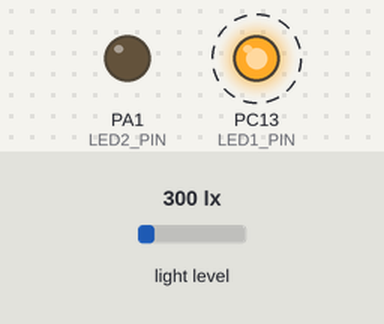
Bench run of a sketch on a simulated STM32 Blue Pill. Parts: output pins drawn as LEDs (lit = HIGH). Dashed ring = blinking. Inputs (shaded band) come from the test bench; at power-on: light level 300 lx. What the sketch prints to the serial monitor is not drawn.

Above: at 0.2 s.
Timing chart, 0 to 3.0 s (numbered marks = the images above):
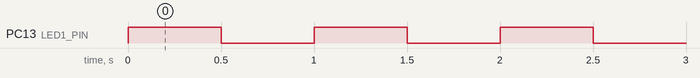

The sketch:

LAB6.ino
```cpp
#include <Arduino_FreeRTOS.h>
#include <queue.h>
#include <semphr.h>
#include <Wire.h>
#include <Adafruit_Sensor.h>
#include <Adafruit_TSL2561_U.h>

// STM32 I2C Configuration
#define I2C_SDA PB9  // Customize for your board
#define I2C_SCL PB8

// Hardware Pins
#define LED1_PIN    PC13  // Built-in LED (common on STM32 boards)
#define LED2_PIN    PA1
#define BUTTON_PIN  PA0

// TSL2561 Configuration
#define TSL2561_ADDR 0x39
#define MIN_LUX      0.0
#define MAX_LUX  40000.0

// FreeRTOS Objects
QueueHandle_t xButtonQueue;
SemaphoreHandle_t xSerialMutex;
Adafruit_TSL2561_Unified tsl = Adafruit_TSL2561_Unified(TSL2561_ADDR);

// ISR: Button Press Handler
void buttonISR() {
  BaseType_t xHigherPriorityTaskWoken = pdFALSE;
  xQueueSendFromISR(xButtonQueue, NULL, &xHigherPriorityTaskWoken);
  if(xHigherPriorityTaskWoken) portYIELD_FROM_ISR();
}

// Task 1: LED Blinking
void TaskBlink(void* pvParameters) {
  pinMode(LED1_PIN, OUTPUT);
  while(1) {
    digitalWrite(LED1_PIN, !digitalRead(LED1_PIN));
    vTaskDelay(pdMS_TO_TICKS(500));
  }
}

// Task 2: Button Handling
void TaskButton(void* pvParameters) {
  pinMode(LED2_PIN, OUTPUT);
  pinMode(BUTTON_PIN, INPUT_PULLUP);
  attachInterrupt(digitalPinToInterrupt(BUTTON_PIN), buttonISR, FALLING);

  while(1) {
    if(xQueueReceive(xButtonQueue, NULL, portMAX_DELAY) == pdTRUE) {
      digitalWrite(LED2_PIN, !digitalRead(LED2_PIN));

      if(xSemaphoreTake(xSerialMutex, pdMS_TO_TICKS(50))) {
        Serial.print("[BUTTON] LED2: ");
        Serial.println(digitalRead(LED2_PIN) ? "ON" : "OFF");
        xSemaphoreGive(xSerialMutex);
      }
    }
  }
}

// Task 3: Light Sensor
void TaskSensor(void* pvParameters) {
  sensors_event_t event;

  while(1) {
    if(tsl.getEvent(&event)) {
      float lux = constrain(event.light, MIN_LUX, MAX_LUX);
      float pct = (lux - MIN_LUX) * 100.0 / (MAX_LUX - MIN_LUX);

      if(xSemaphoreTake(xSerialMutex, pdMS_TO_TICKS(50))) {
        Serial.print("[SENSOR] ");
        Serial.print(lux, 1);
        Serial.print(" lx (");
        Serial.print(pct, 1);
        Serial.println("%)");
        xSemaphoreGive(xSerialMutex);
      }
    }
    vTaskDelay(pdMS_TO_TICKS(1000));
  }
}

void setup() {
  Serial.begin(115200);
  Wire.setSDA(I2C_SDA);
  Wire.setSCL(I2C_SCL);
  Wire.begin();

  // Initialize TSL2561
  if(!tsl.begin()) {
    Serial.println("TSL2561 initialization failed!");
    while(1);
  }
  tsl.enableAutoRange(true);
  tsl.setIntegrationTime(TSL2561_INTEGRATIONTIME_402MS);

  // Create RTOS objects
  xButtonQueue = xQueueCreate(5, 0);
  xSerialMutex = xSemaphoreCreateMutex();

  // Create tasks
  xTaskCreate(TaskBlink,  "Blink",  128, NULL, 1, NULL);
  xTaskCreate(TaskButton, "Button", 128, NULL, 2, NULL);
  xTaskCreate(TaskSensor, "Sensor", 256, NULL, 1, NULL);

  vTaskStartScheduler();
}

void loop() {}
```

Measured:
- by itself, PC13 (LED1_PIN): alternates HIGH for 0.50 s and LOW for 0.50 s
